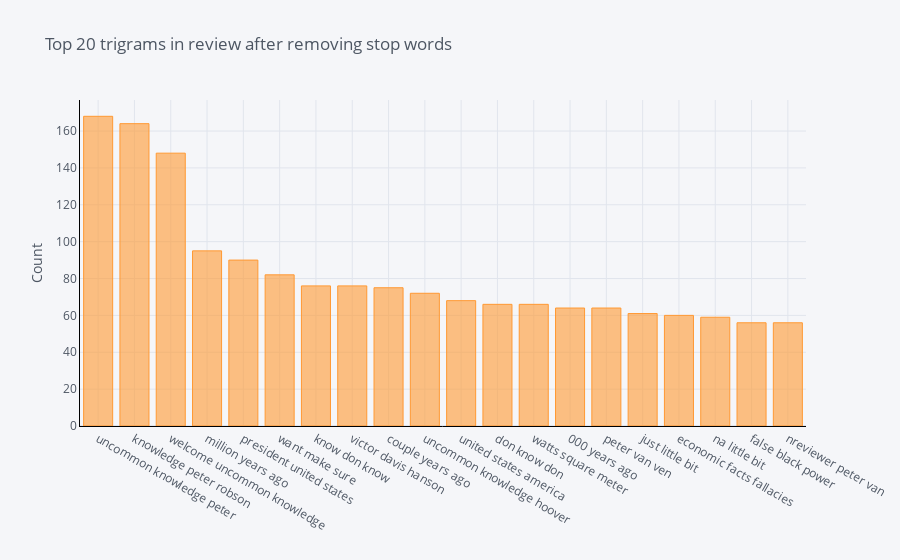

Here is the notebook cell this chart was saved with:
### Markdown cell above
## The distribution of Top trigrams after removing stop words

### Code cell
def get_top_n_trigram(corpus, n=None):
    vec = CountVectorizer(ngram_range=(3, 3), stop_words='english').fit(corpus)
    bag_of_words = vec.transform(corpus)
    sum_words = bag_of_words.sum(axis=0) 
    words_freq = [(word, sum_words[0, idx]) for word, idx in vec.vocabulary_.items()]
    words_freq =sorted(words_freq, key = lambda x: x[1], reverse=True)
    return words_freq[:n]
common_words = get_top_n_trigram(df['text'], 20)
df6 = pd.DataFrame(common_words, columns = ['text' , 'count'])
df6
df6.groupby('text').sum()['count'].sort_values(ascending=False).iplot(
    kind='bar', yTitle='Count', linecolor='black', title='Top 20 trigrams in review after removing stop words')

### Figure 1 — Plotly figure (JSON) as saved in the notebook; plotly's stock layout.template omitted (floating-point values rounded to 4 significant figures)
{"data": [{"marker": {"color": "rgba(255, 153, 51, 0.6)", "line": {"color": "rgba(255, 153, 51, 1.0)", "width": 1}}, "name": "count", "orientation": "v", "text": "", "type": "bar", "x": ["uncommon knowledge peter", "knowledge peter robson", "welcome uncommon knowledge", "million years ago", "president united states", "want make sure", "know don know", "victor davis hanson", "couple years ago", "uncommon knowledge hoover", "united states america", "don know don", "watts square meter", "000 years ago", "peter van ven", "just little bit", "economic facts fallacies", "na little bit", "false black power", "nreviewer peter van"], "y": [168, 164, 148, 95, 90, 82, 76, 76, 75, 72, 68, 66, 66, 64, 64, 61, 60, 59, 56, 56]}], "layout": {"legend": {"bgcolor": "#F5F6F9", "font": {"color": "#4D5663"}}, "paper_bgcolor": "#F5F6F9", "plot_bgcolor": "#F5F6F9", "title": {"font": {"color": "#4D5663"}, "text": "Top 20 trigrams in review after removing stop words"}, "xaxis": {"gridcolor": "#E1E5ED", "linecolor": "black", "showgrid": true, "tickfont": {"color": "#4D5663"}, "title": {"font": {"color": "#4D5663"}, "text": ""}, "zerolinecolor": "#E1E5ED"}, "yaxis": {"gridcolor": "#E1E5ED", "linecolor": "black", "showgrid": true, "tickfont": {"color": "#4D5663"}, "title": {"font": {"color": "#4D5663"}, "text": "Count"}, "zerolinecolor": "#E1E5ED"}}}
